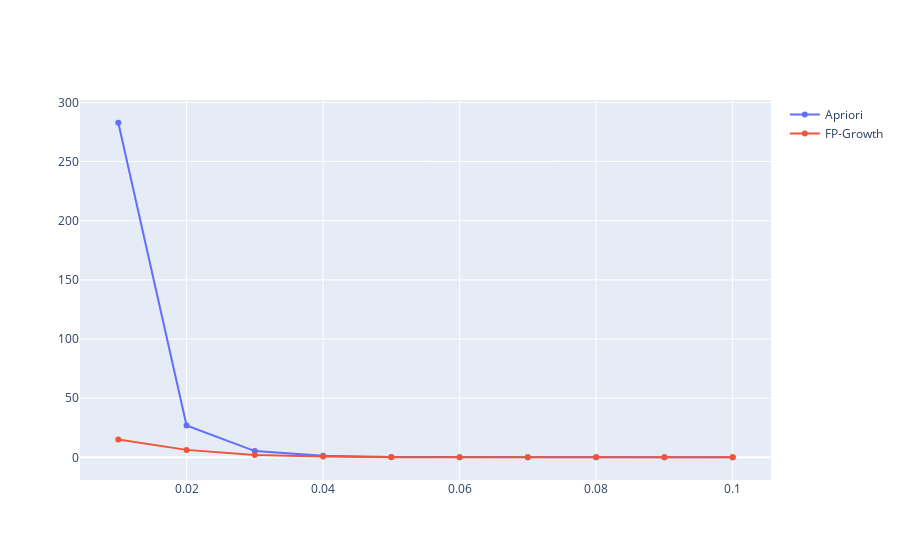

This figure's notebook cell:
### Code cell
import plotly.graph_objects as go


fig = go.Figure()

fig.add_trace(go.Scatter(
    x=pd[pd['algorithm'] == 'apriori']['suport'],
    y=pd[pd['algorithm'] == 'apriori']['time'],
    name = 'Apriori', # Style name/legend entry with html tags
))
fig.add_trace(go.Scatter(
    x=pd[pd['algorithm'] == 'apriori']['suport'],
    y=pd[pd['algorithm'] == 'fp_growth']['time'],
    name = 'FP-Growth', # Style name/legend entry with html tags
))
fig.show()

### Figure 1 — Plotly figure (JSON) as saved in the notebook; plotly's stock layout.template omitted (floating-point values rounded to 4 significant figures)
{"data": [{"name": "Apriori", "type": "scatter", "x": [0.1, 0.09, 0.08, 0.07, 0.06, 0.05, 0.04, 0.03, 0.02, 0.01], "y": [0.07847, 0.06981, 0.112, 0.1116, 0.124, 0.2443, 1.234, 5.289, 26.97, 282.8]}, {"name": "FP-Growth", "type": "scatter", "x": [0.1, 0.09, 0.08, 0.07, 0.06, 0.05, 0.04, 0.03, 0.02, 0.01], "y": [0.07836, 0.07284, 0.07665, 0.08103, 0.0842, 0.1247, 0.6679, 2.037, 6.299, 15.03]}], "layout": {}}
